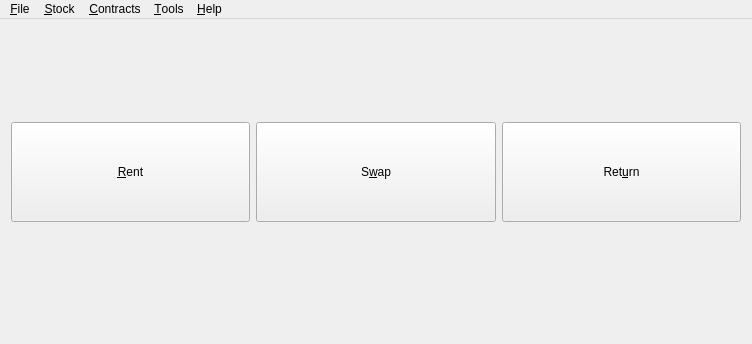
<?xml version="1.0" encoding="UTF-8"?>
<ui version="4.0">
 <class>MainWindow</class>
 <widget class="QMainWindow" name="MainWindow">
  <property name="geometry">
   <rect>
    <x>0</x>
    <y>0</y>
    <width>752</width>
    <height>344</height>
   </rect>
  </property>
  <property name="windowTitle">
   <string>Roskilde Skiclub Rantal System</string>
  </property>
  <widget class="QWidget" name="centralWidget">
   <layout class="QGridLayout" name="gridLayout">
    <item row="0" column="0">
     <widget class="QPushButton" name="input_rent_pushButton">
      <property name="minimumSize">
       <size>
        <width>0</width>
        <height>100</height>
       </size>
      </property>
      <property name="text">
       <string>&amp;Rent</string>
      </property>
     </widget>
    </item>
    <item row="0" column="1">
     <widget class="QPushButton" name="input_swap_pushButton">
      <property name="minimumSize">
       <size>
        <width>0</width>
        <height>100</height>
       </size>
      </property>
      <property name="text">
       <string>S&amp;wap</string>
      </property>
     </widget>
    </item>
    <item row="0" column="2">
     <widget class="QPushButton" name="input_return_pushButton">
      <property name="minimumSize">
       <size>
        <width>0</width>
        <height>100</height>
       </size>
      </property>
      <property name="text">
       <string>Ret&amp;urn</string>
      </property>
     </widget>
    </item>
   </layout>
  </widget>
  <widget class="QMenuBar" name="menuBar">
   <property name="geometry">
    <rect>
     <x>0</x>
     <y>0</y>
     <width>752</width>
     <height>21</height>
    </rect>
   </property>
   <widget class="QMenu" name="menu_File">
    <property name="title">
     <string>&amp;File</string>
    </property>
    <addaction name="action_RentItems"/>
    <addaction name="action_ReturnItems"/>
    <addaction name="separator"/>
    <addaction name="action_Exit"/>
   </widget>
   <widget class="QMenu" name="menu_Stock">
    <property name="title">
     <string>&amp;Stock</string>
    </property>
    <addaction name="action_AddItems"/>
    <addaction name="action_HiredItems"/>
    <addaction name="actionPrint_Checklist"/>
    <addaction name="action_Mass_State_Change"/>
    <addaction name="action_Reid_items"/>
   </widget>
   <widget class="QMenu" name="menu_Tools">
    <property name="title">
     <string>&amp;Tools</string>
    </property>
    <addaction name="action_Print_Command_Sheet"/>
   </widget>
   <widget class="QMenu" name="menu_Contract">
    <property name="title">
     <string>&amp;Contracts</string>
    </property>
    <addaction name="action_Parked_Contracts"/>
   </widget>
   <widget class="QMenu" name="menu_Help">
    <property name="title">
     <string>&amp;Help</string>
    </property>
    <addaction name="action_About"/>
    <addaction name="action_Check_Setup"/>
   </widget>
   <addaction name="menu_File"/>
   <addaction name="menu_Stock"/>
   <addaction name="menu_Contract"/>
   <addaction name="menu_Tools"/>
   <addaction name="menu_Help"/>
  </widget>
  <widget class="QStatusBar" name="statusBar">
   <property name="sizeGripEnabled">
    <bool>false</bool>
   </property>
  </widget>
  <action name="action_RentItems">
   <property name="text">
    <string>&amp;Rent...</string>
   </property>
   <property name="toolTip">
    <string>Rent Items</string>
   </property>
  </action>
  <action name="action_ReturnItems">
   <property name="text">
    <string>Re&amp;turn Items...</string>
   </property>
   <property name="toolTip">
    <string>Return rented items</string>
   </property>
  </action>
  <action name="action_Exit">
   <property name="text">
    <string>E&amp;xit</string>
   </property>
  </action>
  <action name="action_AddItems">
   <property name="text">
    <string>&amp;Add items...</string>
   </property>
  </action>
  <action name="action_HiredItems">
   <property name="text">
    <string>&amp;Hired Items...</string>
   </property>
   <property name="toolTip">
    <string>Show all hired items</string>
   </property>
  </action>
  <action name="actionPrint_Checklist">
   <property name="text">
    <string>&amp;Print Checklist...</string>
   </property>
   <property name="toolTip">
    <string>&amp;Print Checklist</string>
   </property>
  </action>
  <action name="action_Mass_State_Change">
   <property name="text">
    <string>&amp;Mass State Change...</string>
   </property>
  </action>
  <action name="action_Print_Command_Sheet">
   <property name="text">
    <string>&amp;Print Command Sheet</string>
   </property>
  </action>
  <action name="action_Parked_Contracts">
   <property name="text">
    <string>&amp;Parked Contracts</string>
   </property>
  </action>
  <action name="action_About">
   <property name="text">
    <string>&amp;About</string>
   </property>
  </action>
  <action name="action_Check_Setup">
   <property name="text">
    <string>&amp;Check Setup</string>
   </property>
   <property name="toolTip">
    <string>Check Setup</string>
   </property>
  </action>
  <action name="action_Reid_items">
   <property name="text">
    <string>&amp;Reid items...</string>
   </property>
  </action>
 </widget>
 <layoutdefault spacing="6" margin="11"/>
 <tabstops>
  <tabstop>input_rent_pushButton</tabstop>
  <tabstop>input_return_pushButton</tabstop>
 </tabstops>
 <resources/>
 <connections/>
 <slots>
  <slot>rentalAction()</slot>
 </slots>
</ui>
